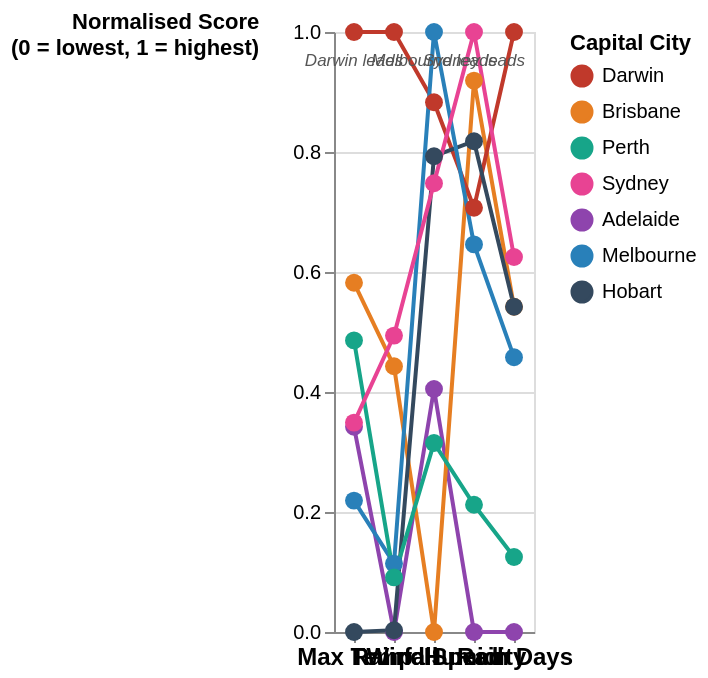

Vega-Lite specification stored for this chart:
### Vega-Lite specification from a JSON file in a GitHub repository (floating-point values rounded to 4 significant figures)
{"$schema": "https://vega.github.io/schema/vega-lite/v5.json", "width": "container", "height": "container", "data": {"values": [{"city": "Adelaide", "metric": "Max Temp", "norm": 0.342, "raw": "22.9°C"}, {"city": "Adelaide", "metric": "Rainfall", "norm": 0.0, "raw": "1.6 mm/day"}, {"city": "Adelaide", "metric": "Wind Speed", "norm": 0.405, "raw": "15.5 km/h"}, {"city": "Adelaide", "metric": "Humidity", "norm": 0.0, "raw": "44.8%"}, {"city": "Adelaide", "metric": "Rain Days", "norm": 0.0, "raw": "15%"}, {"city": "Brisbane", "metric": "Max Temp", "norm": 0.582, "raw": "26.4°C"}, {"city": "Brisbane", "metric": "Rainfall", "norm": 0.443, "raw": "3.1 mm/day"}, {"city": "Brisbane", "metric": "Wind Speed", "norm": 0.0, "raw": "11.0 km/h"}, {"city": "Brisbane", "metric": "Humidity", "norm": 0.919, "raw": "53.9%"}, {"city": "Brisbane", "metric": "Rain Days", "norm": 0.542, "raw": "28%"}, {"city": "Darwin", "metric": "Max Temp", "norm": 1.0, "raw": "32.5°C"}, {"city": "Darwin", "metric": "Rainfall", "norm": 1.0, "raw": "5.1 mm/day"}, {"city": "Darwin", "metric": "Wind Speed", "norm": 0.883, "raw": "20.8 km/h"}, {"city": "Darwin", "metric": "Humidity", "norm": 0.707, "raw": "51.8%"}, {"city": "Darwin", "metric": "Rain Days", "norm": 1.0, "raw": "39%"}, {"city": "Hobart", "metric": "Max Temp", "norm": 0.0, "raw": "17.9°C"}, {"city": "Hobart", "metric": "Rainfall", "norm": 0.003, "raw": "1.6 mm/day"}, {"city": "Hobart", "metric": "Wind Speed", "norm": 0.793, "raw": "19.8 km/h"}, {"city": "Hobart", "metric": "Humidity", "norm": 0.818, "raw": "52.9%"}, {"city": "Hobart", "metric": "Rain Days", "norm": 0.542, "raw": "28%"}, {"city": "Melbourne", "metric": "Max Temp", "norm": 0.219, "raw": "21.1°C"}, {"city": "Melbourne", "metric": "Rainfall", "norm": 0.114, "raw": "2.0 mm/day"}, {"city": "Melbourne", "metric": "Wind Speed", "norm": 1.0, "raw": "22.1 km/h"}, {"city": "Melbourne", "metric": "Humidity", "norm": 0.646, "raw": "51.2%"}, {"city": "Melbourne", "metric": "Rain Days", "norm": 0.458, "raw": "26%"}, {"city": "Perth", "metric": "Max Temp", "norm": 0.486, "raw": "25.0°C"}, {"city": "Perth", "metric": "Rainfall", "norm": 0.091, "raw": "1.9 mm/day"}, {"city": "Perth", "metric": "Wind Speed", "norm": 0.315, "raw": "14.5 km/h"}, {"city": "Perth", "metric": "Humidity", "norm": 0.212, "raw": "46.9%"}, {"city": "Perth", "metric": "Rain Days", "norm": 0.125, "raw": "18%"}, {"city": "Sydney", "metric": "Max Temp", "norm": 0.349, "raw": "23.0°C"}, {"city": "Sydney", "metric": "Rainfall", "norm": 0.494, "raw": "3.3 mm/day"}, {"city": "Sydney", "metric": "Wind Speed", "norm": 0.748, "raw": "19.3 km/h"}, {"city": "Sydney", "metric": "Humidity", "norm": 1.0, "raw": "54.7%"}, {"city": "Sydney", "metric": "Rain Days", "norm": 0.625, "raw": "30%"}]}, "layer": [{"params": [{"name": "cityHighlight", "select": {"type": "point", "fields": ["city"], "on": "click"}, "bind": "legend"}], "mark": {"type": "line", "point": {"filled": true, "size": 80}}, "encoding": {"x": {"field": "metric", "type": "nominal", "sort": ["Max Temp", "Rainfall", "Wind Speed", "Humidity", "Rain Days"], "axis": {"labelAngle": 0, "labelFontSize": 12, "labelFontWeight": "bold"}, "title": null}, "y": {"field": "norm", "type": "quantitative", "scale": {"domain": [0, 1]}, "axis": {"title": ["Normalised Score", "(0 = lowest, 1 = highest)"], "tickCount": 5, "grid": true, "titleAngle": 0, "titleAnchor": "end", "titleAlign": "right"}}, "color": {"field": "city", "type": "nominal", "title": "Capital City", "scale": {"domain": ["Darwin", "Brisbane", "Perth", "Sydney", "Adelaide", "Melbourne", "Hobart"], "range": ["#c0392b", "#e67e22", "#17a589", "#e84393", "#8e44ad", "#2980b9", "#34495e"]}}, "detail": {"field": "city", "type": "nominal"}, "opacity": {"condition": {"param": "cityHighlight", "value": 1}, "value": 0.08}, "tooltip": [{"field": "city", "type": "nominal", "title": "Capital City"}, {"field": "metric", "type": "nominal", "title": "Metric"}, {"field": "raw", "type": "nominal", "title": "Value"}]}}, {"data": {"values": [{"metric": "Max Temp", "norm": 1.0, "note": "Darwin leads"}, {"metric": "Wind Speed", "norm": 1.0, "note": "Melbourne leads"}, {"metric": "Humidity", "norm": 1.0, "note": "Sydney leads"}]}, "mark": {"type": "text", "align": "center", "fontSize": 8.5, "fontStyle": "italic", "color": "#555", "dy": 14}, "encoding": {"x": {"field": "metric", "type": "nominal", "sort": ["Max Temp", "Rainfall", "Wind Speed", "Humidity", "Rain Days"]}, "y": {"field": "norm", "type": "quantitative"}, "text": {"field": "note", "type": "nominal"}}}]}
